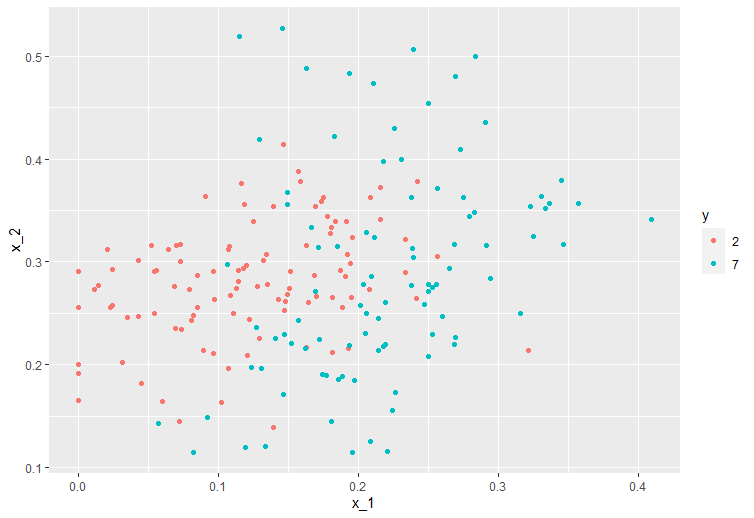

This figure's R source:
library(tidyverse)
library(dslabs)
data("mnist_27")
mnist_27$test %>% ggplot(aes(x_1, x_2, color = y)) + geom_point()

#logistic regression
library(caret)
fit_glm <- glm(y~x_1+x_2, data=mnist_27$train, family="binomial")
p_hat_logistic <- predict(fit_glm, mnist_27$test)
y_hat_logistic <- factor(ifelse(p_hat_logistic > 0.5, 7, 2))
confusionMatrix(data = y_hat_logistic, reference = mnist_27$test$y)$overall[1]

#fit knn model
knn_fit <- knn3(y ~ ., data = mnist_27$train)

x <- as.matrix(mnist_27$train[,2:3])
y <- mnist_27$train$y
knn_fit <- knn3(x, y)

knn_fit <- knn3(y ~ ., data = mnist_27$train, k=5)

y_hat_knn <- predict(knn_fit, mnist_27$test, type = "class")
confusionMatrix(data = y_hat_knn, reference = mnist_27$test$y)$overall["Accuracy"]
